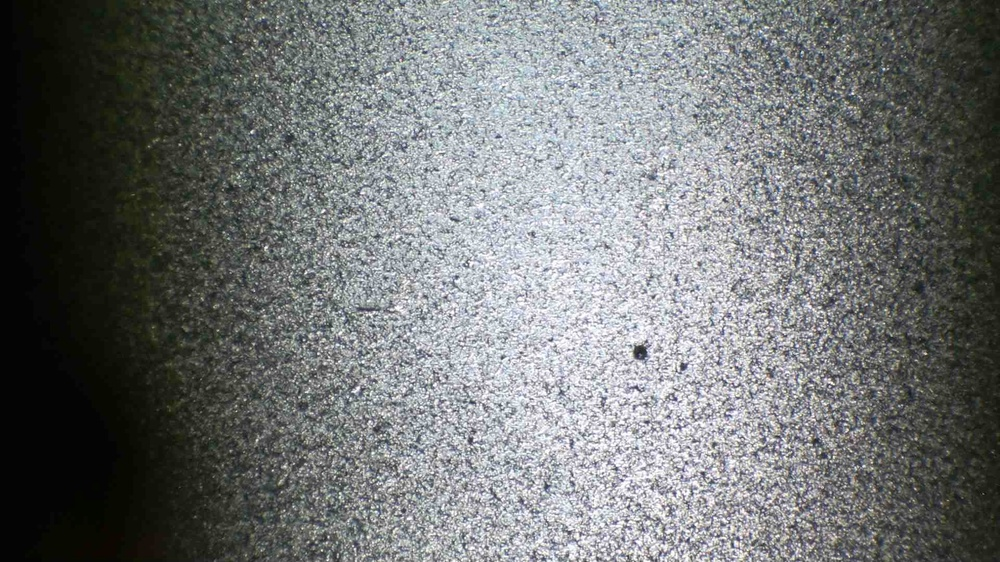
#> input picture Optimal Alignmment Frames/0.2kvDC.jpg, 1000 x 562 px, shrunk from 1920 x 1080 before the run
$ jupyter execute --allow-errors alignment.ipynb
#> lines starting #> are read from the running program, lines starting #| are printed output that depends on the picture
[cell 1]
import numpy as np
import pandas as pd
import math
import os
from typing import List
import cv2

[cell 2]
def calculate_angle(x1, y1, x2, y2):
    return np.degrees(np.arctan2(y2 - y1, x2 - x1))

def analyze_image(image_path: str, crop_size: int = 200, calibration_mm_per_pixel: float = 0.00654):
#> called with image_path = '0.2kvDC.jpg', crop_size = 200, calibration_mm_per_pixel = 0.00654
    image = cv2.imread(image_path, cv2.IMREAD_COLOR)
#> image is the input picture: shape (562, 1000, 3); mean B, G, R 116.4, 116.5, 113.8
    gray = cv2.cvtColor(image, cv2.COLOR_BGR2GRAY)

    h, w = gray.shape
#> h = 562; w = 1000
    center_y, center_x = h // 2, w // 2
#> center_y = 281; center_x = 500
    zoomed_crop = gray[center_y - crop_size//2:center_y + crop_size//2,
                       center_x - crop_size//2:center_x + crop_size//2]
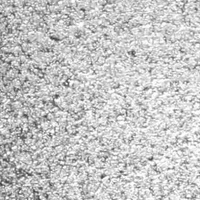
#> zoomed_crop: shape (200, 200); min 59, max 255, mean 197.6

    edges = cv2.Canny(zoomed_crop, 50, 150)
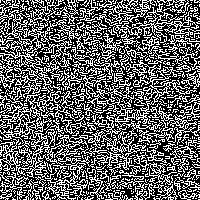
#> edges: shape (200, 200); 38.9% white in thin lines or dots
    lines = cv2.HoughLinesP(edges, 1, np.pi / 180, threshold=30, minLineLength=10, maxLineGap=5)
#> lines = 571 rows, first 6: [84, 109, 103, 90], [27, 16, 114, 103], [19, 3, 70, 54], [14, 199, 192, 8], [37, 174, 77, 131], [26, 20, 161, 155]

    if lines is None:
        return pd.DataFrame(), {}

    measurements = []
    for line in lines:
        x1, y1, x2, y2 = line[0]
        length_px = math.sqrt((x2 - x1) ** 2 + (y2 - y1) ** 2)
        width_px = abs(y2 - y1) if abs(y2 - y1) > 0 else 1
        angle = calculate_angle(x1, y1, x2, y2)
        mid_x = (x1 + x2) / 2
        mid_y = (y1 + y2) / 2
        measurements.append({
            "x1": x1, "y1": y1, "x2": x2, "y2": y2,
            "length_px": length_px,
            "width_px": width_px,
            "length_mm": length_px * calibration_mm_per_pixel,
            "width_mm": width_px * calibration_mm_per_pixel,
            "angle": angle,
            "mid_x": mid_x,
            "mid_y": mid_y
        })
#> this loop made 571 passes
#> (x1, y1, x2, y2, length_px, width_px, angle, mid_x) on passes 1 to 3: (84, 109, 103, 90, 26.87, 19, -45, 93.5), (27, 16, 114, 103, 123, 87, 45, 70.5), (19, 3, 70, 54, 72.12, 51, 45, 44.5)
#> after the loop, measurements = 571 items

    df = pd.DataFrame(measurements)
#> df = table of 571 rows and 11 columns

    # Tightly filter horizontal and vertical lines
    horizontal_lines = df[(df['angle'].abs() < 5) | (df['angle'].abs() > 175)].sort_values(by='mid_y')
#> horizontal_lines = table of 50 rows and 11 columns
    vertical_lines = df[(df['angle'].between(85, 95))].sort_values(by='mid_x')
#> vertical_lines = table of 10 rows and 11 columns

    gap_width_px = horizontal_lines['mid_y'].diff().dropna()
    gap_width_mm = gap_width_px * calibration_mm_per_pixel

    gap_length_px = vertical_lines['mid_x'].diff().dropna()
    gap_length_mm = gap_length_px * calibration_mm_per_pixel

    match = re.search(r"([0-9.]+)kv(AC|DC)", image_path, re.IGNORECASE)
    if match:
        voltage = float(match.group(1))
        voltage_type = match.group(2).upper()

    stats = {
        "image": os.path.basename(image_path),
        "avg_line_length_mm": df['length_mm'].mean(),
        "avg_line_width_mm": df['width_mm'].mean(),
        "avg_gap_length_mm": gap_length_mm.mean() if not gap_length_mm.empty else 0,
        "avg_gap_width_mm": gap_width_mm.mean() if not gap_width_mm.empty else 0,
        "total_lines": len(df),
        "horizontal_lines": len(horizontal_lines),
        "vertical_lines": len(vertical_lines),
        "voltage": voltage,
        "type": voltage_type
    }

    return df, stats

[cell 3]
def analyze_multiple_images(image_paths: List[str], crop_size: int = 200, calibration_mm_per_pixel: float = 0.00654):
    all_stats = []
    all_dfs = []
    for path in image_paths:
        df, stats = analyze_image(path, crop_size, calibration_mm_per_pixel)
        if not df.empty:
            df['source_image'] = os.path.basename(path)
            all_dfs.append(df)
        all_stats.append(stats)

    df_all = pd.concat(all_dfs, ignore_index=True) if all_dfs else pd.DataFrame()
    df_stats = pd.DataFrame(all_stats)
    return df_all, df_stats

[cell 4]
images = [
     "0.2kvDC.jpg",
     "0.4kVDC.jpg",
     "0.6kvDC.jpg",
     "0.8kvDC.jpg",
     "1kvDC.jpg",
     "0.5kVAC.jpg",
     "1kvAC.jpg",
     "2kvAC.jpg",
     "3kvAC.jpg",
    "0.1kvDC.jpg",
    "0.3kvDC.jpg",
    "0.5kvDC.jpg",
    "0.7kvDC.jpg",
    "0.9kvDC.jpg",
    "1.1kvAC.jpg",
    "1.3kvAC.jpg",
    "1.7kvAC.jpg",
    "1.9kvAC.jpg",
    "2.1kvAC.jpg",
    "2.3kvAC.jpg"
    ]

#> (the rest of this cell did not finish here and is left out)

#> (a cell that did not finish here is left out)

[cell 6]
import re

def collect_image_paths_and_labels(root_dir):
#> called with root_dir = 'voltage_dataset/'
    image_label_data = []

    for subdir, _, files in os.walk(root_dir):
        folder_name = os.path.basename(subdir)

        # Match folder name like "0.2kvDC", "1kvAC", etc.
        match = re.match(r"([0-9.]+)kv(AC|DC)", folder_name, re.IGNORECASE)
        if match:
            voltage = float(match.group(1))
            voltage_type = match.group(2).upper()

            # Sort files for consistent ordering
            valid_images = [f for f in files if f.lower().endswith(('.jpg', '.jpeg', '.png'))]
            valid_images.sort()

            for idx, file in enumerate(valid_images):
                full_path = os.path.join(subdir, file)
                synthetic_name = f"{match.group(1)}kv{voltage_type}_{idx+1:03d}"
                image_label_data.append({
                    "path": full_path,
                    "voltage": voltage,
                    "type": voltage_type,
                    "synthetic_name": synthetic_name
                })
#> pass 2 of the loop in collect_image_paths_and_labels, `for subdir, _, files in os.walk(root_dir):`:

    return image_label_data

[cell 7]
def analyze_folder_dataset(image_info_list):
    all_stats = []
    for info in image_info_list:
        df, stats = analyze_image(info['path'])
#> call 2 of analyze_image, with image_path = 'voltage_dataset/0.1kvDC/frame_00300.jpg', crop_size = 200, calibration_mm_per_pixel = 0.00654
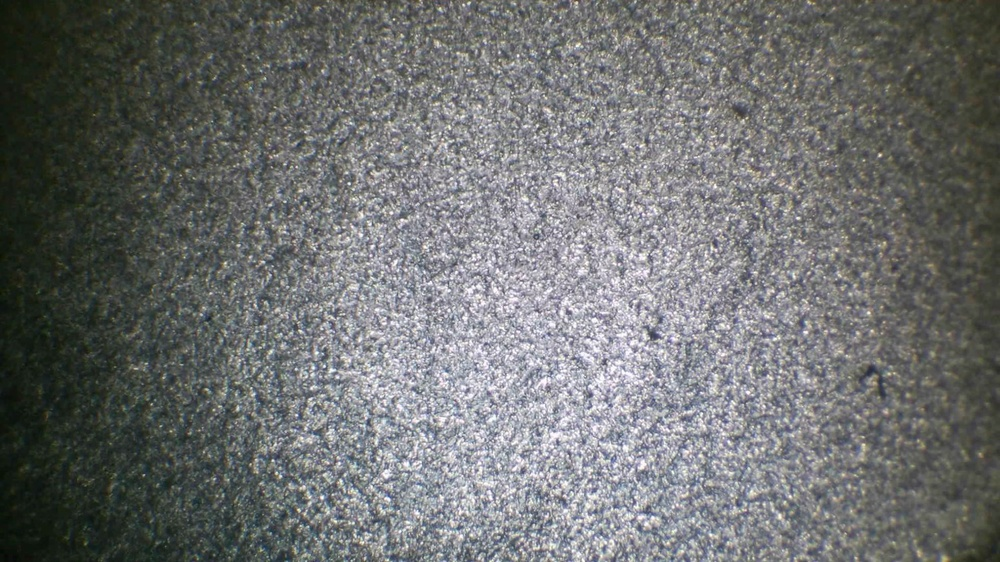
#> input picture Optimal Alignmment Frames/voltage_dataset/0.1kvDC/frame_00300.jpg, 1000 x 562 px, shrunk from 1920 x 1080 before the run
#> in analyze_image, image is the input picture: shape (562, 1000, 3); mean B, G, R 111.8, 112.2, 110.3
#> in analyze_image (call 2), `zoomed_crop = gray[center_y - crop_size//2:center_y + crop_size//2, ce..`:
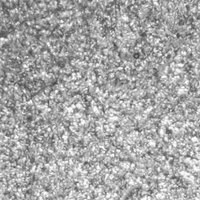
#> zoomed_crop: shape (200, 200); min 66, max 255, mean 166.8
#> in analyze_image (call 2), `edges = cv2.Canny(zoomed_crop, 50, 150)`:
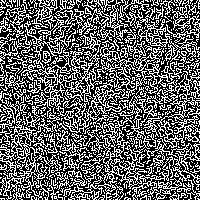
#> edges: shape (200, 200); 39.2% white in thin lines or dots
#> in analyze_image (call 2), `lines = cv2.HoughLinesP(edges, 1, np.pi / 180, threshold=30, minLineLe..`: lines = 578 rows, first 6: [64, 118, 165, 17], [82, 114, 116, 93], [77, 98, 91, 84], [26, 197, 180, 43], [9, 1, 46, 38], [76, 115, 138, 73]
#> the loop in analyze_image (call 2), `for line in lines:` made 578 passes
#> line on passes 18 to 20: [[7, 6, 102, 92]], [[120, 10, 131, 42]], [[0, 26, 80, 106]]
        if stats:
            stats["image"] = info["synthetic_name"]
            stats["voltage"] = info["voltage"]
            stats["type"] = info["type"]
            all_stats.append(stats)
#> pass 2 of the loop in analyze_folder_dataset, `for info in image_info_list:`:
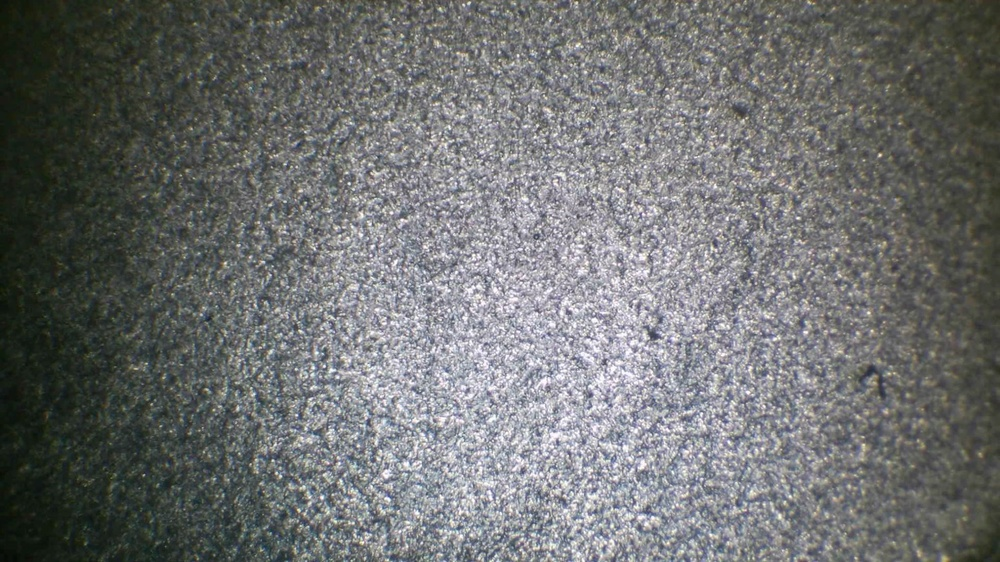
#> input picture Optimal Alignmment Frames/voltage_dataset/0.1kvDC/frame_00302.jpg, 1000 x 562 px, shrunk from 1920 x 1080 before the run
#> in analyze_image, image is the input picture: shape (562, 1000, 3); mean B, G, R 111.9, 112.2, 110.4
#> in analyze_image (call 3), `zoomed_crop = gray[center_y - crop_size//2:center_y + crop_size//2, ce..`:
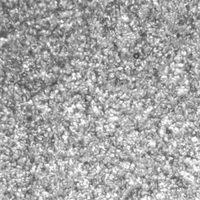
#> zoomed_crop: shape (200, 200); min 65, max 255, mean 166.8
#> in analyze_image (call 3), `edges = cv2.Canny(zoomed_crop, 50, 150)`:
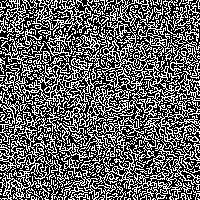
#> edges: shape (200, 200); 39.1% white in thin lines or dots
#> the loop in analyze_image (call 3), `for line in lines:` made 572 passes
#> line on passes 1 to 3: [[3, 44, 45, 82]], [[171, 169, 198, 196]], [[50, 139, 189, 0]]
#> pass 3 of the loop in analyze_folder_dataset, `for info in image_info_list:`:
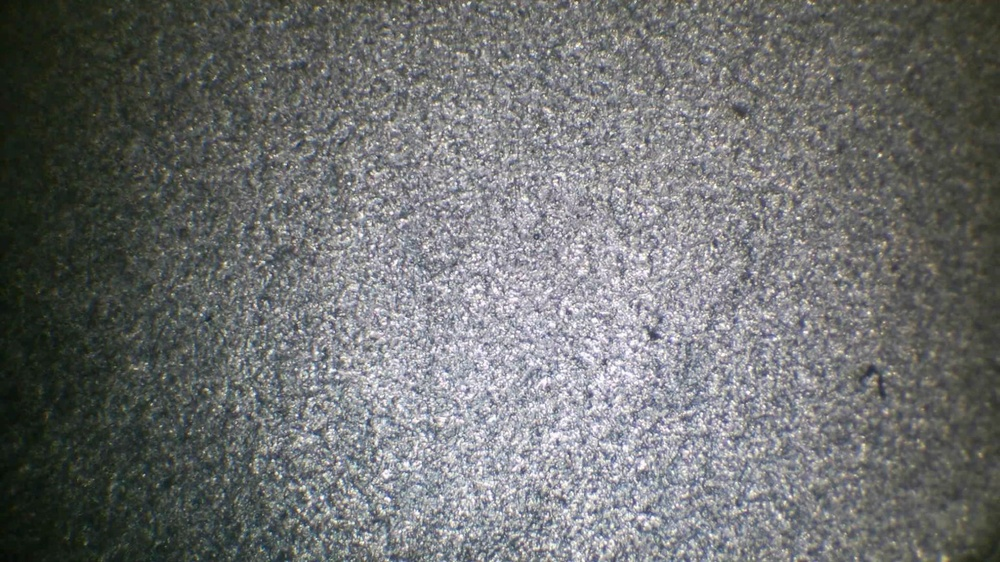
#> input picture Optimal Alignmment Frames/voltage_dataset/0.1kvDC/frame_00303.jpg, 1000 x 562 px, shrunk from 1920 x 1080 before the run
#> in analyze_image, image is the input picture: shape (562, 1000, 3); mean B, G, R 112, 112.2, 110.4
#> in analyze_image (call 4), `zoomed_crop = gray[center_y - crop_size//2:center_y + crop_size//2, ce..`:
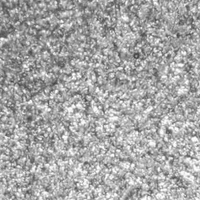
#> zoomed_crop: shape (200, 200); min 67, max 255, mean 166.8
#> in analyze_image (call 4), `edges = cv2.Canny(zoomed_crop, 50, 150)`:
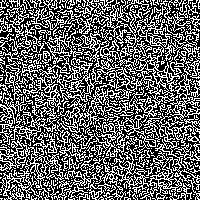
#> edges: shape (200, 200); 39.4% white in thin lines or dots
#> the loop in analyze_image (call 4), `for line in lines:` made 587 passes
#> line on passes 1 to 3: [[126, 135, 187, 196]], [[30, 0, 159, 129]], [[35, 0, 117, 82]]
